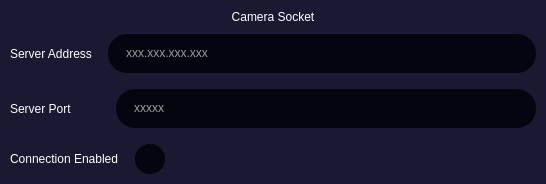
                  <widget class="QWidget" name="widget" native="true">
                   <property name="sizePolicy">
                    <sizepolicy hsizetype="Expanding" vsizetype="Preferred">
                     <horstretch>0</horstretch>
                     <verstretch>0</verstretch>
                    </sizepolicy>
                   </property>
                   <property name="minimumSize">
                    <size>
                     <width>546</width>
                     <height>0</height>
                    </size>
                   </property>
                   <property name="maximumSize">
                    <size>
                     <width>540</width>
                     <height>16777215</height>
                    </size>
                   </property>
                   <property name="styleSheet">
                    <string notr="true">background-color: rgb(25, 25, 50);
border-radius: 16px;</string>
                   </property>
                   <layout class="QVBoxLayout" name="verticalLayout_28">
                    <property name="spacing">
                     <number>10</number>
                    </property>
                    <property name="leftMargin">
                     <number>10</number>
                    </property>
                    <property name="topMargin">
                     <number>10</number>
                    </property>
                    <property name="rightMargin">
                     <number>10</number>
                    </property>
                    <property name="bottomMargin">
                     <number>10</number>
                    </property>
                    <item>
                     <widget class="QLabel" name="label_31">
                      <property name="styleSheet">
                       <string notr="true">QLabel { 
color: white; 
font: 16pt  'Open Sans'; }</string>
                      </property>
                      <property name="text">
                       <string>Camera Socket</string>
                      </property>
                      <property name="alignment">
                       <set>Qt::AlignCenter</set>
                      </property>
                     </widget>
                    </item>
                    <item>
                     <layout class="QVBoxLayout" name="verticalLayout_27">
                      <property name="spacing">
                       <number>16</number>
                      </property>
                      <item>
                       <layout class="QHBoxLayout" name="horizontalLayout_2">
                        <property name="spacing">
                         <number>16</number>
                        </property>
                        <item>
                         <widget class="QLabel" name="label_32">
                          <property name="styleSheet">
                           <string notr="true">QLabel { 
color: white; 
font: 12pt  'Open Sans'; }</string>
                          </property>
                          <property name="text">
                           <string>Server Address</string>
                          </property>
                         </widget>
                        </item>
                        <item>
                         <widget class="QFrame" name="frame_2">
                          <property name="sizePolicy">
                           <sizepolicy hsizetype="Expanding" vsizetype="Preferred">
                            <horstretch>0</horstretch>
                            <verstretch>0</verstretch>
                           </sizepolicy>
                          </property>
                          <property name="minimumSize">
                           <size>
                            <width>0</width>
                            <height>39</height>
                           </size>
                          </property>
                          <property name="maximumSize">
                           <size>
                            <width>16777215</width>
                            <height>39</height>
                           </size>
                          </property>
                          <property name="styleSheet">
                           <string notr="true">background-color: rgb(5, 5, 15);
border-radius: 19px;</string>
                          </property>
                          <property name="frameShape">
                           <enum>QFrame::StyledPanel</enum>
                          </property>
                          <property name="frameShadow">
                           <enum>QFrame::Raised</enum>
                          </property>
                          <layout class="QVBoxLayout" name="verticalLayout_24">
                           <property name="spacing">
                            <number>0</number>
                           </property>
                           <property name="leftMargin">
                            <number>16</number>
                           </property>
                           <property name="topMargin">
                            <number>0</number>
                           </property>
                           <property name="rightMargin">
                            <number>16</number>
                           </property>
                           <property name="bottomMargin">
                            <number>0</number>
                           </property>
                           <item alignment="Qt::AlignLeft|Qt::AlignVCenter">
                            <widget class="QLineEdit" name="conn_CamAddressText">
                             <property name="sizePolicy">
                              <sizepolicy hsizetype="Expanding" vsizetype="Fixed">
                               <horstretch>0</horstretch>
                               <verstretch>0</verstretch>
                              </sizepolicy>
                             </property>
                             <property name="styleSheet">
                              <string notr="true">QLineEdit { 
color: rgb(155,155,159); 
font: 12pt  'Open Sans'; }</string>
                             </property>
                             <property name="inputMask">
                              <string>000.000.000.000;x</string>
                             </property>
                             <property name="text">
                              <string>...</string>
                             </property>
                             <property name="alignment">
                              <set>Qt::AlignLeading|Qt::AlignLeft|Qt::AlignVCenter</set>
                             </property>
                             <property name="placeholderText">
                              <string/>
                             </property>
                             <property name="cursorMoveStyle">
                              <enum>Qt::LogicalMoveStyle</enum>
                             </property>
                            </widget>
                           </item>
                          </layout>
                         </widget>
                        </item>
                       </layout>
                      </item>
                      <item>
                       <layout class="QHBoxLayout" name="horizontalLayout_9">
                        <property name="spacing">
                         <number>44</number>
                        </property>
                        <item>
                         <widget class="QLabel" name="label_33">
                          <property name="styleSheet">
                           <string notr="true">QLabel { 
color: white; 
font: 12pt  'Open Sans'; }</string>
                          </property>
                          <property name="text">
                           <string>Server Port</string>
                          </property>
                         </widget>
                        </item>
                        <item>
                         <widget class="QFrame" name="frame_3">
                          <property name="sizePolicy">
                           <sizepolicy hsizetype="Expanding" vsizetype="Preferred">
                            <horstretch>0</horstretch>
                            <verstretch>0</verstretch>
                           </sizepolicy>
                          </property>
                          <property name="minimumSize">
                           <size>
                            <width>0</width>
                            <height>39</height>
                           </size>
                          </property>
                          <property name="maximumSize">
                           <size>
                            <width>16777215</width>
                            <height>39</height>
                           </size>
                          </property>
                          <property name="styleSheet">
                           <string notr="true">background-color: rgb(5, 5, 15);
border-radius: 19px;</string>
                          </property>
                          <property name="frameShape">
                           <enum>QFrame::StyledPanel</enum>
                          </property>
                          <property name="frameShadow">
                           <enum>QFrame::Raised</enum>
                          </property>
                          <layout class="QVBoxLayout" name="verticalLayout_26">
                           <property name="spacing">
                            <number>0</number>
                           </property>
                           <property name="leftMargin">
                            <number>16</number>
                           </property>
                           <property name="topMargin">
                            <number>0</number>
                           </property>
                           <property name="rightMargin">
                            <number>16</number>
                           </property>
                           <property name="bottomMargin">
                            <number>0</number>
                           </property>
                           <item alignment="Qt::AlignLeft|Qt::AlignVCenter">
                            <widget class="QLineEdit" name="conn_CamPortText">
                             <property name="styleSheet">
                              <string notr="true">QLineEdit { 
color: rgb(155,155,159); 
font: 12pt  'Open Sans'; }</string>
                             </property>
                             <property name="inputMask">
                              <string>00000;x</string>
                             </property>
                             <property name="text">
                              <string/>
                             </property>
                             <property name="alignment">
                              <set>Qt::AlignLeading|Qt::AlignLeft|Qt::AlignVCenter</set>
                             </property>
                             <property name="placeholderText">
                              <string/>
                             </property>
                            </widget>
                           </item>
                          </layout>
                         </widget>
                        </item>
                       </layout>
                      </item>
                      <item>
                       <layout class="QHBoxLayout" name="horizontalLayout_10" stretch="0,0,0">
                        <property name="spacing">
                         <number>16</number>
                        </property>
                        <item>
                         <widget class="QLabel" name="label_34">
                          <property name="sizePolicy">
                           <sizepolicy hsizetype="Fixed" vsizetype="Preferred">
                            <horstretch>0</horstretch>
                            <verstretch>0</verstretch>
                           </sizepolicy>
                          </property>
                          <property name="styleSheet">
                           <string notr="true">QLabel { 
color: white; 
font: 12pt  'Open Sans'; }</string>
                          </property>
                          <property name="text">
                           <string>Connection Enabled</string>
                          </property>
                         </widget>
                        </item>
                        <item>
                         <widget class="QRadioButton" name="conn_CamEnButton">
                          <property name="maximumSize">
                           <size>
                            <width>30</width>
                            <height>30</height>
                           </size>
                          </property>
                          <property name="styleSheet">
                           <string notr="true">/*background: qlineargradient(
		spread:pad, x1:0, y1:1, x2:0, y2:0,
		stop:0 rgba(117, 23, 248, 255), 
		stop:1 rgba(227, 35, 255, 255));*/
QRadioButton {
    width: 30px;
    height: 30px;
	background-color: rgb(5, 5, 15);
	border-radius: 15px;
}
QRadioButton::indicator {
    width: 30px;
    height: 30px;
	background-color: rgb(5, 5, 15);
	border-radius: 15px;
}
QRadioButton::indicator::checked {
	width: 12px;
	height: 12px;
	background: qlineargradient(
		spread:pad, x1:0, y1:0, x2:1, y2:0,
		stop:0 rgba(117, 23, 248, 255), 
		stop:1 rgba(227, 35, 255, 255));
	border-radius: 6px;
	margin: 9px 9px 9px 9px;

}</string>
                          </property>
                          <property name="text">
                           <string/>
                          </property>
                          <property name="checked">
                           <bool>false</bool>
                          </property>
                          <property name="autoExclusive">
                           <bool>false</bool>
                          </property>
                         </widget>
                        </item>
                        <item>
                         <spacer name="horizontalSpacer">
                          <property name="orientation">
                           <enum>Qt::Horizontal</enum>
                          </property>
                          <property name="sizeHint" stdset="0">
                           <size>
                            <width>40</width>
                            <height>20</height>
                           </size>
                          </property>
                         </spacer>
                        </item>
                       </layout>
                      </item>
                     </layout>
                    </item>
                   </layout>
                  </widget>
